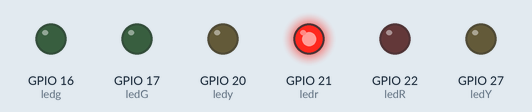
A program run on a simulated Raspberry Pi (BCM pin numbers). Shown: output pins drawn as LEDs (lit = HIGH).

Above: at 0.12 s.
At 2.87 s:
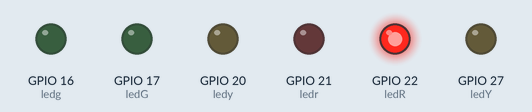
At 4.87 s:
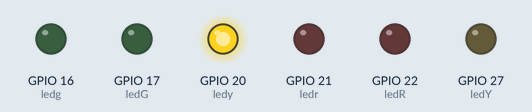
At 9.37 s:
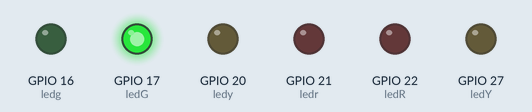
At 14.12 s:
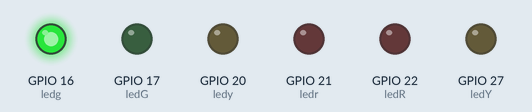
At 18.62 s:
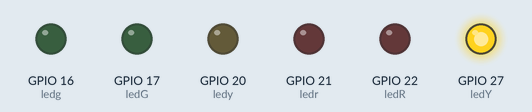
Timing chart, 0 to 18.9 s (numbered marks = the images above):
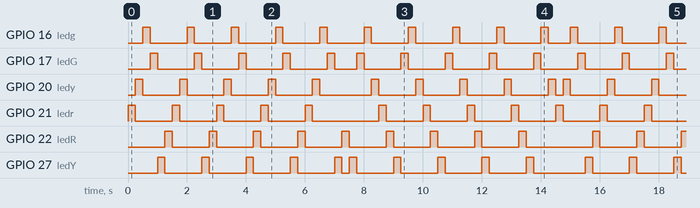

Measured:
- by itself, GPIO 16 (ledg): repeats every 14.5 s: 9 × (LOW 1.3 s, HIGH 0.25 s), LOW 0.75 s, HIGH 0.25 s
- by itself, GPIO 17 (ledG): repeats every 14.5 s: 4 × (LOW 1.3 s, HIGH 0.25 s), LOW 0.75 s, 5 × (HIGH 0.25 s, LOW 1.3 s), HIGH 0.25 s
- by itself, GPIO 21 (ledr): repeats every 14.5 s: 4 × (LOW 1.3 s, HIGH 0.25 s), LOW 2.3 s, 4 × (HIGH 0.25 s, LOW 1.3 s), HIGH 0.25 s
- by itself, GPIO 22 (ledR): repeats every 14.5 s: 8 × (LOW 1.3 s, HIGH 0.25 s), LOW 2.3 s, HIGH 0.25 s
- by itself, GPIO 20 (ledy): repeats every 14.5 s: 4 × (LOW 1.3 s, HIGH 0.25 s), LOW 1.8 s, 4 × (HIGH 0.25 s, LOW 1.3 s), HIGH 0.25 s, LOW 0.25 s, HIGH 0.25 s
- by itself, GPIO 27 (ledY): repeats every 14.5 s: 4 × (LOW 1.3 s, HIGH 0.25 s), LOW 0.25 s, 4 × (HIGH 0.25 s, LOW 1.3 s), HIGH 0.25 s, LOW 1.8 s, HIGH 0.25 s

The program:

Rundt.py
```python
from gpiozero import LED
from time import sleep

ledg = LED(16)
ledy = LED(20)
ledr = LED(21)
ledG = LED(17)
ledY = LED(27)
ledR = LED(22)

delay1 = 0.25

while True:
    ledr.on()
    sleep(delay1)
    ledr.off()
    ledy.on()
    sleep(delay1)
    ledy.off()
    ledg.on()
    sleep(delay1)
    ledg.off()
    ledG.on()
    sleep(delay1)
    ledG.off()
    ledY.on()
    sleep(delay1)
    ledY.off()
    ledR.on()
    sleep(delay1)
    ledR.off()

    ledr.on()
    sleep(delay1)
    ledr.off()
    ledy.on()
    sleep(delay1)
    ledy.off()
    ledg.on()
    sleep(delay1)
    ledg.off()
    ledG.on()
    sleep(delay1)
    ledG.off()
    ledY.on()
    sleep(delay1)
    ledY.off()
    ledR.on()
    sleep(delay1)
    ledR.off()

    ledr.on()
    sleep(delay1)
    ledr.off()
    ledy.on()
    sleep(delay1)
    ledy.off()
    ledg.on()
    sleep(delay1)
    ledg.off()
    ledG.on()
    sleep(delay1)
    ledG.off()
    ledY.on()
    sleep(delay1)
    ledY.off()
    ledR.on()
    sleep(delay1)
    ledR.off()

    ledr.on()
    sleep(delay1)
    ledr.off()
    ledy.on()
    sleep(delay1)
    ledy.off()
    ledg.on()
    sleep(delay1)
    ledg.off()
    ledG.on()
    sleep(delay1)
    ledG.off()
    ledY.on()
    sleep(delay1)
    ledY.off()
    ledR.on()
    sleep(delay1)
    ledR.off()

    ledr.on()
    sleep(delay1)
    ledr.off()
    ledy.on()
    sleep(delay1)
    ledy.off()
    ledg.on()
    sleep(delay1)
    ledg.off()
    ledG.on()
    sleep(delay1)
    ledG.off()
    ledY.on()
    sleep(delay1)
    ledY.off()
    ledR.on()
    sleep(delay1)
    ledR.off()

    ledY.on()
    sleep(delay1)
    ledY.off()
    ledG.on()
    sleep(delay1)
    ledG.off()
    ledg.on()
    sleep(delay1)
    ledg.off()
    ledy.on()
    sleep(delay1)
    ledy.off()
    ledr.on()
    sleep(delay1)
    ledr.off()
    ledR.on()
    sleep(delay1)
    ledR.off()

    ledY.on()
    sleep(delay1)
    ledY.off()
    ledG.on()
    sleep(delay1)
    ledG.off()
    ledg.on()
    sleep(delay1)
    ledg.off()
    ledy.on()
    sleep(delay1)
    ledy.off()
    ledr.on()
    sleep(delay1)
    ledr.off()
    ledR.on()
    sleep(delay1)
    ledR.off()

    ledY.on()
    sleep(delay1)
    ledY.off()
    ledG.on()
    sleep(delay1)
    ledG.off()
    ledg.on()
    sleep(delay1)
    ledg.off()
    ledy.on()
    sleep(delay1)
    ledy.off()
    ledr.on()
    sleep(delay1)
    ledr.off()
    ledR.on()
    sleep(delay1)
    ledR.off()

    ledY.on()
    sleep(delay1)
    ledY.off()
    ledG.on()
    sleep(delay1)
    ledG.off()
    ledg.on()
    sleep(delay1)
    ledg.off()
    ledy.on()
    sleep(delay1)
    ledy.off()
    ledr.on()
    sleep(delay1)
    ledr.off()
    ledR.on()
    sleep(delay1)
    ledR.off()

    ledY.on()
    sleep(delay1)
    ledY.off()
    ledG.on()
    sleep(delay1)
    ledG.off()
    ledg.on()
    sleep(delay1)
    ledg.off()
    ledy.on()
    sleep(delay1)
    ledy.off()
    
```
